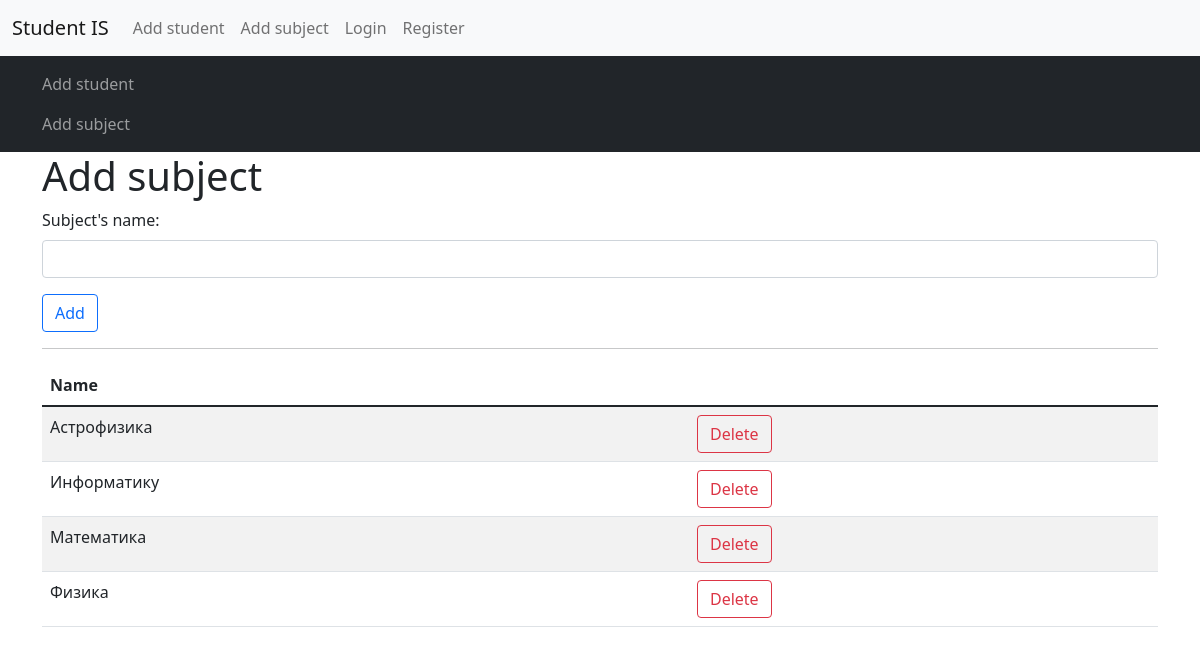
Screenshot of /add-subject with the database file from the repository.
### models.py (models this page shows)
class Subjects(db.Model):
    id = db.Column(db.Integer, primary_key=True)
    name = db.Column(db.String(80), nullable=False)
    student = db.relationship('Students', backref='subjects', lazy=True)

### routes.py (the view, shortened to what this page needs)
@app.route('/add-subject', methods=['GET', 'POST'])
def add_subject():
    form = SubjectForm()
    subjects = Subjects.query.order_by(Subjects.name).all()
    return render_template('add_subject.html', form=form, items=subjects)

### forms.py
class SubjectForm(FlaskForm):
    name = StringField('Subject\'s name: ',
                       validators=[DataRequired()])
    submit = SubmitField('Add')

### templates/add_subject.html (shortened to what this page needs)
{% extends 'base.html'%}
{% block content %}
    <h1 class="text centre">Add subject</h1>
    <form action="" method="post">
        <div class="mb-3">
            {{ form.name.label(class='form-label') }}
            {{ form.name(class='form-control')  }}
        </div>
        <div class="mb-3">
            {{ form.submit(class="btn btn-outline-primary") }}
        </div>
    </form>
    <hr>
    {% if items|length > 0 %}
        <table class="table table-striped">
            <thead>
                <tr>
                    <th>Name</th>
                </tr>
            </thead>
            <tbody>
                {% for subj in items %}
                    <tr>
                        <td>{{ subj.name }}</td>
                        <td><a href="/delete-subj/{{ subj.id }}" class="btn btn-outline-danger">Delete</a></td>
                    </tr>
                {% endfor %}
            </tbody>
        </table>
    {% endif %}
{% endblock %}

### rows the page displays
Subjects: name "Астрофизика"
Subjects: name "Информатику"
Subjects: name "Математика"
Subjects: name "Физика"
